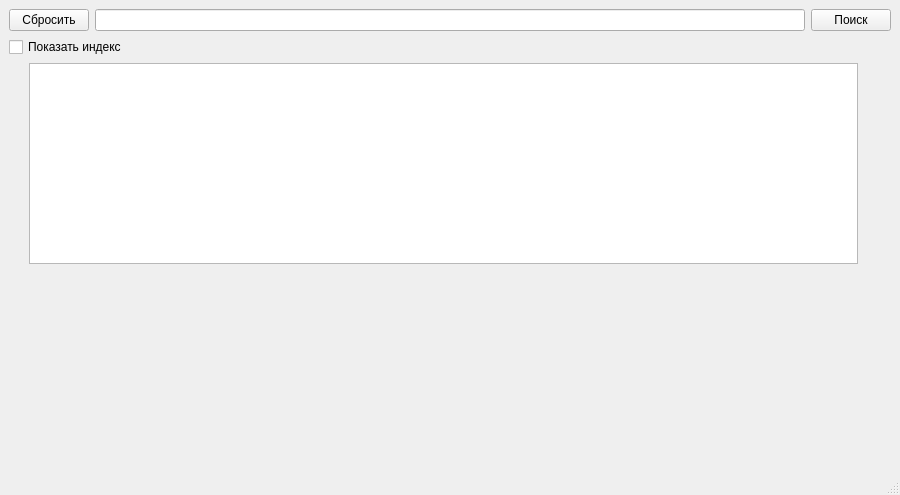
<?xml version="1.0" encoding="UTF-8"?>
<ui version="4.0">
 <class>MainWindow</class>
 <widget class="QMainWindow" name="MainWindow">
  <property name="geometry">
   <rect>
    <x>0</x>
    <y>0</y>
    <width>900</width>
    <height>495</height>
   </rect>
  </property>
  <property name="windowTitle">
   <string>MainWindow</string>
  </property>
  <widget class="QWidget" name="centralwidget">
   <layout class="QVBoxLayout" name="verticalLayout">
    <item>
     <layout class="QHBoxLayout" name="horizontalLayout">
      <item>
       <widget class="QPushButton" name="pushButton_2">
        <property name="text">
         <string>Сбросить</string>
        </property>
       </widget>
      </item>
      <item>
       <widget class="QLineEdit" name="lineEdit">
        <property name="inputMask">
         <string/>
        </property>
        <property name="text">
         <string/>
        </property>
        <property name="alignment">
         <set>Qt::AlignRight|Qt::AlignTrailing|Qt::AlignVCenter</set>
        </property>
        <property name="placeholderText">
         <string/>
        </property>
       </widget>
      </item>
      <item>
       <widget class="QPushButton" name="pushButton">
        <property name="text">
         <string>Поиск</string>
        </property>
       </widget>
      </item>
     </layout>
    </item>
    <item>
     <widget class="QCheckBox" name="checkBox">
      <property name="text">
       <string>Показать индекс</string>
      </property>
     </widget>
    </item>
    <item>
     <layout class="QHBoxLayout" name="horizontalLayout_2">
      <item>
       <spacer name="verticalSpacer">
        <property name="orientation">
         <enum>Qt::Vertical</enum>
        </property>
        <property name="sizeHint" stdset="0">
         <size>
          <width>20</width>
          <height>40</height>
         </size>
        </property>
       </spacer>
      </item>
      <item>
       <widget class="QTextEdit" name="textEdit">
        <property name="font">
         <font>
          <pointsize>12</pointsize>
         </font>
        </property>
       </widget>
      </item>
      <item>
       <layout class="QVBoxLayout" name="verticalLayout_2">
        <item>
         <widget class="QLabel" name="image">
          <property name="text">
           <string/>
          </property>
         </widget>
        </item>
       </layout>
      </item>
      <item>
       <spacer name="verticalSpacer_3">
        <property name="orientation">
         <enum>Qt::Vertical</enum>
        </property>
        <property name="sizeHint" stdset="0">
         <size>
          <width>20</width>
          <height>40</height>
         </size>
        </property>
       </spacer>
      </item>
     </layout>
    </item>
    <item>
     <spacer name="verticalSpacer_2">
      <property name="orientation">
       <enum>Qt::Vertical</enum>
      </property>
      <property name="sizeHint" stdset="0">
       <size>
        <width>20</width>
        <height>40</height>
       </size>
      </property>
     </spacer>
    </item>
   </layout>
  </widget>
  <widget class="QMenuBar" name="menubar">
   <property name="geometry">
    <rect>
     <x>0</x>
     <y>0</y>
     <width>900</width>
     <height>21</height>
    </rect>
   </property>
  </widget>
  <widget class="QStatusBar" name="statusbar"/>
 </widget>
 <resources/>
 <connections/>
</ui>
